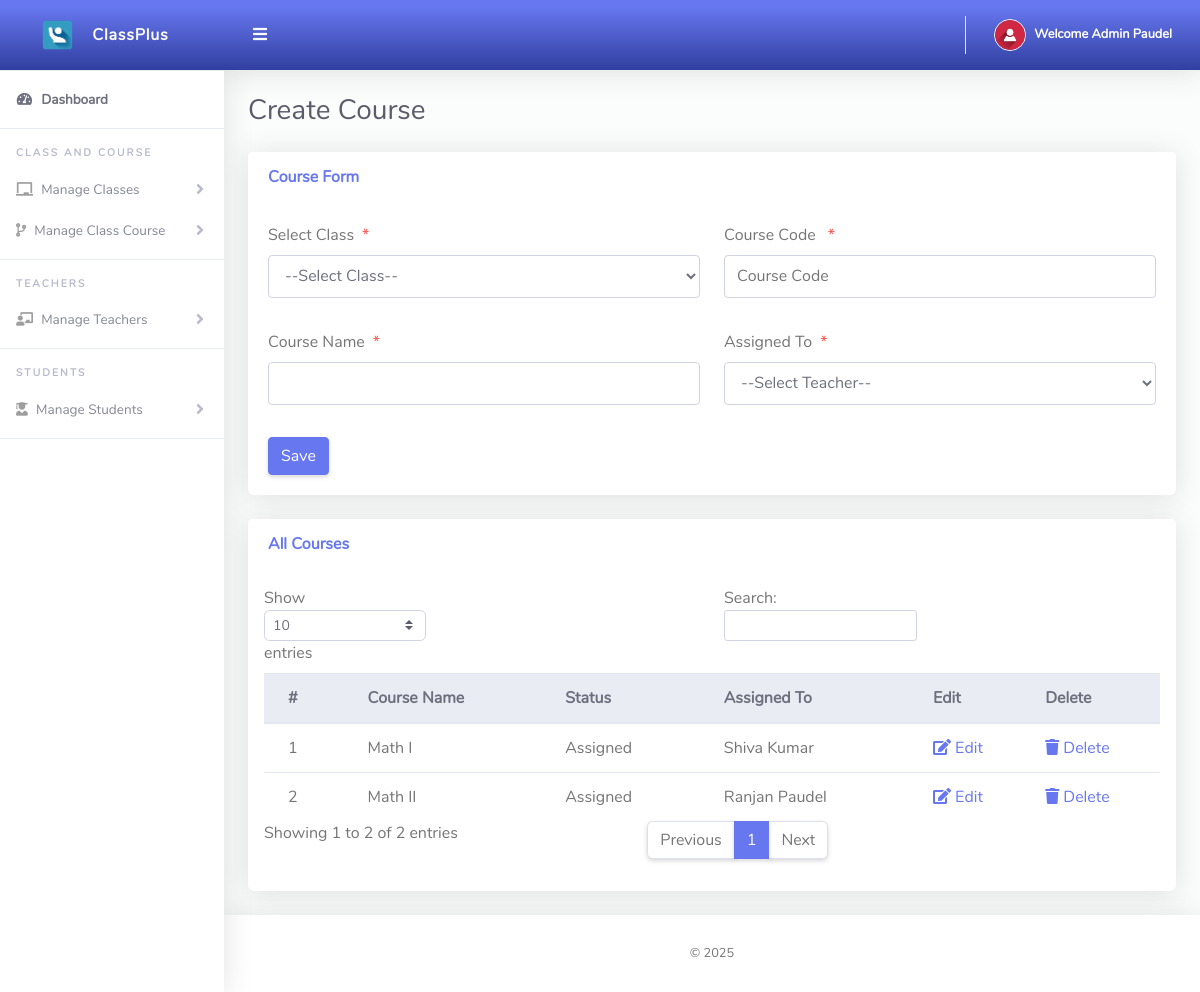
/Admin/createClassArms.php (signed in), run on the app's committed database.
### tables this page shows
CREATE TABLE `tblclassarms` (
  `Id` int(11) NOT NULL,
  `CourseCode` varchar(10) NOT NULL,
  `ClassId` int(10) NOT NULL,
  `CourseName` varchar(255) NOT NULL,
  `AssignedTo` varchar(50) NOT NULL,
  `isAssigned` varchar(10) NOT NULL
);

CREATE TABLE `tblclassteacher` (
  `Id` int(10) NOT NULL,
  `firstName` varchar(255) NOT NULL,
  `lastName` varchar(255) NOT NULL,
  `emailAddress` varchar(255) NOT NULL,
  `password` varchar(255) NOT NULL,
  `phoneNo` varchar(50) NOT NULL,
  `webauthn_setup_token` varchar(255) DEFAULT NULL,
  `webauthn_setup_token_expiry` datetime DEFAULT NULL
);

### Admin/createClassArms.php (the view, shortened to what this page needs)
<!DOCTYPE html>
<html lang="en">
<head>
  <link href="../vendor/fontawesome-free/css/all.min.css" rel="stylesheet">
  <link href="../vendor/bootstrap/css/bootstrap.min.css" rel="stylesheet">
  <link href="css/ruang-admin.min.css" rel="stylesheet">
</head>
<body id="page-top">
  <div id="wrapper">
    <?php include "Includes/sidebar.php"; ?>
    <div id="content-wrapper" class="d-flex flex-column">
      <div id="content">
        <?php include "Includes/topbar.php"; ?>
        <div class="container-fluid" id="container-wrapper">
          <div class="d-sm-flex align-items-center justify-content-between mb-4">
            <h1 class="h3 mb-0 text-gray-800">Create Course</h1>
          </div>
          <div class="row">
            <div class="col-lg-12">
              <div class="card mb-4">
                <div class="card-header py-3 d-flex flex-row align-items-center justify-content-between">
                  <h6 class="m-0 font-weight-bold text-primary">Course Form</h6>
                </div>
                <div class="card-body">
                  <form method="post">
                    <div class="form-group row mb-3">
                      <div class="col-xl-6">
                        <label class="form-control-label">Select Class<span class="text-danger ml-2">*</span></label>
                        <select name="Id" class="form-control mb-3" required>
                          <option value="">--Select Class--</option>
                        </select>
                      </div>
                      <div class="col-xl-6">
                        <label class="form-control-label">Course Code <span class="text-danger ml-2">*</span></label>
                        <input type="text" class="form-control" name="coursecode" required placeholder="Course Code"
                          value="<?= isset($row['CourseCode']) ? htmlspecialchars($row['CourseCode']) : '' ?>">
                      </div>
                    </div>
                    <div class="form-group row mb-3">
                      <div class="col-xl-6">
                        <label class="form-control-label">Course Name<span class="text-danger ml-2">*</span></label>
                        <input type="text" class="form-control" name="coursename" required
                          value="<?= isset($row['CourseName']) ? htmlspecialchars($row['CourseName']) : '' ?>">
                      </div>
                      <div class="col-xl-6">
                        <label class="form-control-label">Assigned To<span class="text-danger ml-2">*</span></label>
                        <select name="teacher" class="form-control mb-3" required>
                          <option value="">--Select Teacher--</option>
                        </select>
                      </div>
                    </div>
                    <?php if (isset($Id)): ?>
                      <button type="submit" name="update" class="btn btn-warning">Update</button>
                    <?php else: ?>
                      <button type="submit" name="save" class="btn btn-primary">Save</button>
                    <?php endif; ?>
                  </form>
                </div>
              </div>
              <div class="card mb-4">
                <div class="card-header py-3 d-flex flex-row align-items-center justify-content-between">
                  <h6 class="m-0 font-weight-bold text-primary">All Courses</h6>
                </div>
                <div class="table-responsive p-3">
                  <table class="table table-hover" id="dataTableHover">
                    <thead class="thead-light">
                      <tr>
                        <th>#</th>
                        <th>Course Name</th>
                        <th>Status</th>
                        <th>Assigned To</th>
                        <th>Edit</th>
                        <th>Delete</th>
                      </tr>
                    </thead>
                    <tbody>
                      <?php
                      $query = "SELECT tblclassarms.Id, tblclassarms.CourseName, tblclassarms.isAssigned,
                                       tblclassteacher.firstName, tblclassteacher.lastName
                                FROM tblclassarms
                                LEFT JOIN tblclassteacher ON tblclassarms.AssignedTo = tblclassteacher.Id";
                      $rs = $conn->query($query);
                      $sn = 0;
                      while ($rows = $rs->fetch_assoc()) {
                          $sn++;
                          $status = ($rows['isAssigned'] == '1') ? 'Assigned' : 'Unassigned';
                          echo "<tr>
                                  <td>{$sn}</td>
                                  <td>".htmlspecialchars($rows['CourseName'])."</td>
                                  <td>{$status}</td>
                                  <td>".htmlspecialchars($rows['firstName'].' '.$rows['lastName'])."</td>
                                  <td><a href='?action=edit&Id={$rows['Id']}'><i class='fas fa-edit'></i> Edit</a></td>
                                  <td><a href='?action=delete&Id={$rows['Id']}'><i class='fas fa-trash'></i> Delete</a></td>
                                </tr>";
                      }
                      ?>
                    </tbody>
                  </table>
                </div>
              </div>
            </div>
          </div>
        </div>
      </div>
      <?php include "Includes/footer.php"; ?>
    </div>
  </div>
</body>
</html>

### Admin/Includes/topbar.php (shortened to what this page needs)
<?php
  $query = "SELECT * FROM tbladmin WHERE Id = ".$_SESSION['userId']."";
  $rs = $conn->query($query);
  $rows = $rs->fetch_assoc();
  $fullName = $rows['firstName']." ".$rows['lastName'];
?>
<nav class="navbar navbar-expand navbar-light bg-gradient-primary topbar mb-4 static-top">
          <button id="sidebarToggleTop" class="btn btn-link rounded-circle mr-3">
            <i class="fa fa-bars"></i>
          </button>
          <ul class="navbar-nav ml-auto">
            <li class="nav-item dropdown no-arrow">
              <a class="nav-link dropdown-toggle" href="#" id="userDropdown" role="button" data-toggle="dropdown"
                aria-haspopup="true" aria-expanded="false">
                <img class="img-profile rounded-circle" src="img/user-icn.png" style="max-width: 60px">
                <span class="ml-2 d-none d-lg-inline text-white small"><b>Welcome <?php echo $fullName;?></b></span>
              </a>
            </li>
          </ul>
        </nav>

### data on the page
tblclassarms: CourseName "Math I", isAssigned "Assigned", tblclassteacher.firstName+lastName "Shiva Kumar"
tblclassarms: CourseName "Math II", isAssigned "Assigned", tblclassteacher.firstName+lastName "Ranjan Paudel"

### other printed values
$fullName "Admin Paudel"
